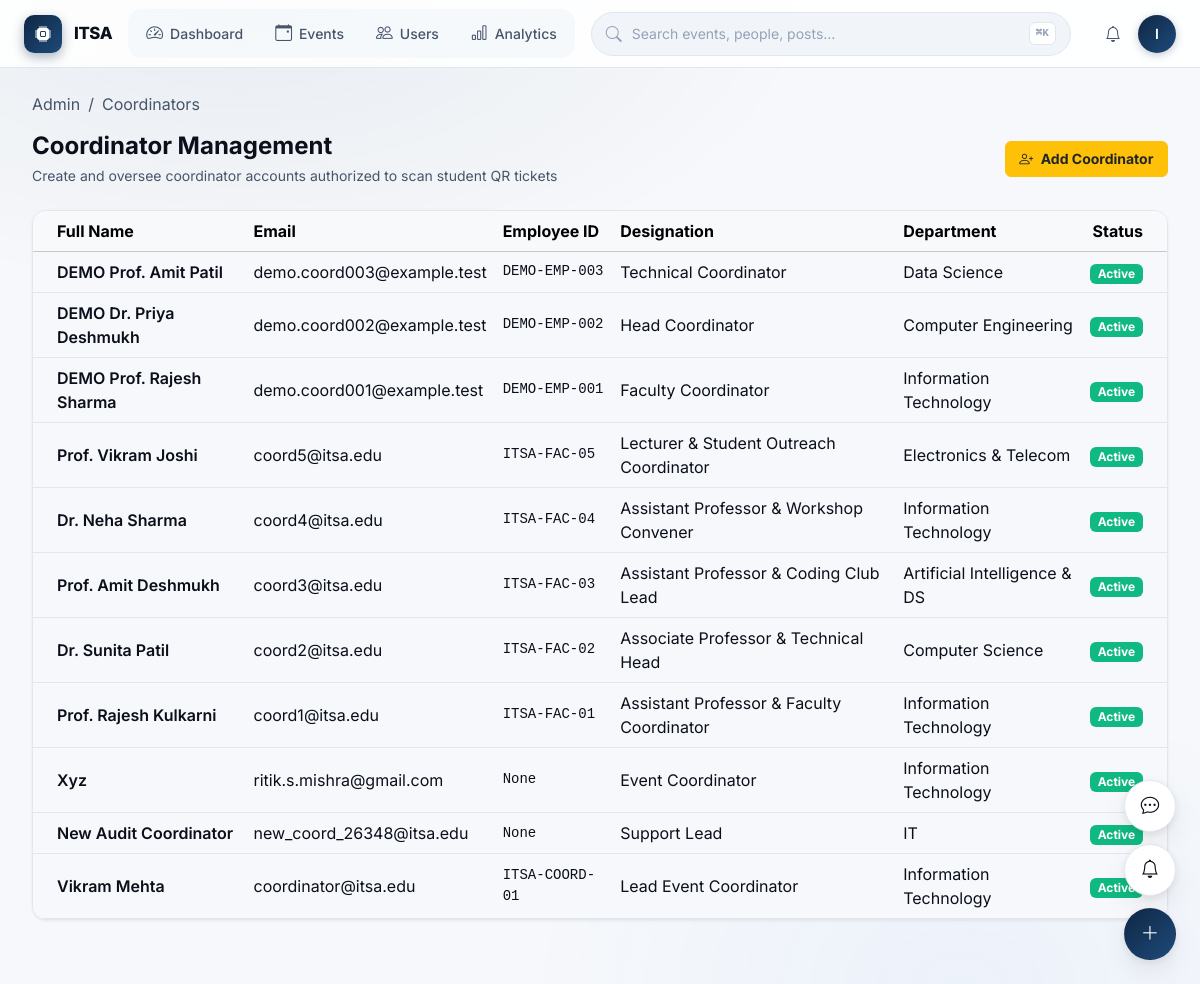
Page /admin/coordinators (signed in) on the committed database.
### app/models/user.py (models this page shows, shortened)
class User(UserMixin, db.Model):
    __tablename__ = 'users'
    id = db.Column(db.Integer, primary_key=True, autoincrement=True)
    email = db.Column(db.String(255), unique=True, nullable=False, index=True)
    password_hash = db.Column(db.String(255), nullable=False)
    full_name = db.Column(db.String(100), nullable=False)
    role = db.Column(db.Enum('STUDENT', 'COORDINATOR', 'ADMIN', name='user_roles'), default='STUDENT', nullable=False, index=True)
    is_active = db.Column(db.Boolean, default=True, nullable=False, index=True)
    is_suspended = db.Column(db.Boolean, default=False, nullable=False)
    profile_image = db.Column(db.String(255), nullable=True)
    created_at = db.Column(db.DateTime, default=datetime.utcnow, nullable=False)
    updated_at = db.Column(db.DateTime, default=datetime.utcnow, onupdate=datetime.utcnow, nullable=False)
    student_profile = db.relationship('StudentProfile', backref='user', uselist=False, cascade='all, delete-orphan')
    coordinator_profile = db.relationship('CoordinatorProfile', backref='user', uselist=False, cascade='all, delete-orphan')
    registrations = db.relationship('EventRegistration', backref='user', lazy='dynamic', cascade='all, delete-orphan')
    attendance_records = db.relationship('Attendance', foreign_keys='Attendance.user_id', backref='student', lazy='dynamic')
    scanned_attendances = db.relationship('Attendance', foreign_keys='Attendance.scanned_by', backref='coordinator', lazy='dynamic')
    certificates = db.relationship('Certificate', backref='user', lazy='dynamic', cascade='all, delete-orphan')
    feedback_submissions = db.relationship('Feedback', backref='user', lazy='dynamic', cascade='all, delete-orphan')
    posts = db.relationship('Post', backref='author', lazy='dynamic', cascade='all, delete-orphan')
    comments = db.relationship('Comment', backref='author', lazy='dynamic', cascade='all, delete-orphan')
    reactions = db.relationship('PostReaction', backref='user', lazy='dynamic', cascade='all, delete-orphan')
    saved_posts = db.relationship('SavedPost', backref='user', lazy='dynamic', cascade='all, delete-orphan')
    notifications = db.relationship('Notification', foreign_keys='Notification.user_id', backref='recipient', lazy='dynamic', cascade='all, delete-orphan')
    points_transactions = db.relationship('ItsaPoints', foreign_keys='ItsaPoints.user_id', backref='user', lazy='dynamic', cascade='all, delete-orphan')
    created_events = db.relationship('Event', backref='creator', lazy='dynamic')

class CoordinatorProfile(db.Model):
    __tablename__ = 'coordinator_profiles'
    id = db.Column(db.Integer, primary_key=True, autoincrement=True)
    user_id = db.Column(db.Integer, db.ForeignKey('users.id', ondelete='CASCADE'), unique=True, nullable=False)
    employee_id = db.Column(db.String(50), nullable=True)
    designation = db.Column(db.String(100), nullable=True)
    department = db.Column(db.String(100), nullable=True)
    phone = db.Column(db.String(20), nullable=True)
    created_at = db.Column(db.DateTime, default=datetime.utcnow, nullable=False)
    updated_at = db.Column(db.DateTime, default=datetime.utcnow, onupdate=datetime.utcnow, nullable=False)

### app/routes/pages.py (the view)
@pages_bp.route('/admin/coordinators')
@admin_required
def admin_coordinators():
    coordinators = User.query.filter_by(role='COORDINATOR').order_by(User.created_at.desc()).all()
    return render_template('admin/coordinators.html', coordinators=coordinators, active_page='users')

### app/templates/admin/coordinators.html (shortened to what this page needs)
{% extends "admin/base_admin.html" %}
{% block breadcrumbs %}
<li class="breadcrumb-item active">Coordinators</li>
{% endblock %}
{% block admin_content %}
<div class="d-flex justify-content-between align-items-center mb-4 flex-wrap gap-2">
    <div>
        <h4 class="fw-bold mb-1">Coordinator Management</h4>
        <p class="text-muted small mb-0">Create and oversee coordinator accounts authorized to scan student QR tickets</p>
    </div>
    <button class="btn btn-warning text-dark fw-bold btn-sm" data-bs-toggle="modal" data-bs-target="#createCoordModal">
        <i class="bi bi-person-plus me-1"></i> Add Coordinator
    </button>
</div>
<div class="card card-itsa overflow-hidden shadow-sm">
    <div class="table-responsive">
        <table class="table table-hover align-middle mb-0">
            <thead class="table-light">
                <tr>
                    <th class="ps-4">Full Name</th>
                    <th>Email</th>
                    <th>Employee ID</th>
                    <th>Designation</th>
                    <th>Department</th>
                    <th class="text-end pe-4">Status</th>
                </tr>
            </thead>
            <tbody>
                {% for c in coordinators %}
                <tr>
                    <td class="ps-4 fw-semibold">{{ c.full_name }}</td>
                    <td>{{ c.email }}</td>
                    <td class="font-monospace small">{{ c.coordinator_profile.employee_id if c.coordinator_profile else '-' }}</td>
                    <td>{{ c.coordinator_profile.designation if c.coordinator_profile else 'Coordinator' }}</td>
                    <td>{{ c.coordinator_profile.department if c.coordinator_profile else 'ITSA' }}</td>
                    <td class="text-end pe-4">
                        <span class="badge bg-success">Active</span>
                    </td>
                </tr>
                {% endfor %}
            </tbody>
        </table>
    </div>
</div>
{% endblock %}

### app/templates/partials/command-bar.html (shortened to what this page needs)
<header id="app-command-bar" role="banner">
  <a href="{% if current_user.role == 'ADMIN' %}{{ url_for('pages.admin_dashboard') }}{% elif current_user.role == 'COORDINATOR' %}{{ url_for('pages.coordinator_dashboard') }}{% else %}{{ url_for('pages.student_dashboard') }}{% endif %}" class="cmd-brand">
    <span class="cmd-brand-logo"><i class="bi bi-cpu-fill"></i></span>
    <span class="cmd-brand-text">ITSA</span>
  </a>
  <nav class="cmd-nav" aria-label="Primary">
    {% if current_user.role == 'ADMIN' %}
      <a href="{{ url_for('pages.admin_dashboard') }}"
         class="cmd-nav-link {% if request.endpoint == 'pages.admin_dashboard' %}active{% endif %}">
        <i class="bi bi-speedometer2"></i> Dashboard
      </a>
      <a href="{{ url_for('pages.admin_events') }}"
         class="cmd-nav-link {% if request.endpoint == 'pages.admin_events' %}active{% endif %}">
        <i class="bi bi-calendar-event"></i> Events
      </a>
      <a href="{{ url_for('pages.admin_users') }}"
         class="cmd-nav-link {% if request.endpoint == 'pages.admin_users' %}active{% endif %}">
        <i class="bi bi-people"></i> Users
      </a>
      <a href="{{ url_for('pages.admin_analytics') }}"
         class="cmd-nav-link {% if request.endpoint == 'pages.admin_analytics' %}active{% endif %}">
        <i class="bi bi-bar-chart"></i> Analytics
      </a>
    {% endif %}
  </nav>
  <button class="cmd-search" type="button" aria-label="Open command palette" data-cmd-palette-open>
    <i class="bi bi-search cmd-search-icon"></i>
    <span class="cmd-search-placeholder">Search events, people, posts…</span>
    <kbd class="cmd-search-kbd">⌘K</kbd>
  </button>
  <div class="cmd-actions">
    <a href="{{ url_for('pages.notifications_page') }}"
       class="cmd-icon-btn always-show"
       aria-label="Notifications"
       data-itsa-notifications>
      <i class="bi bi-bell"></i>
    </a>
    <div class="cmd-user-menu" id="cmd-user-menu">
      <button class="cmd-avatar-btn" aria-label="Account menu" type="button" id="cmd-user-toggle">
        {{ current_user.full_name[0]|upper if current_user.full_name else 'U' }}
      </button>
    </div>
  </div>
</header>

### app/static/css/components.css (style rules this page uses)
.btn-sm { padding: 0.4rem 0.85rem; font-size: 0.875rem; border-radius: var(--radius-sm); }

### app/static/css/main.css (style rules this page uses)
:root { --itsa-primary: var(--brand-500); --itsa-primary-dark: var(--brand-600); --itsa-primary-soft: var(--brand-50); --itsa-gold: #fbbf24; --itsa-gold-dark: #f59e0b; --itsa-gold-gradient: linear-gradient(135deg, #fbbf24 0%, #d97706 100%); --itsa-success: var(--success-solid); --itsa-danger: var(--danger-solid); --itsa-dark: var(--text-primary); --itsa-muted: var(--text-muted); --itsa-light-bg: var(--surface-canvas); --itsa-card-bg: var(--surface-card); --itsa-border: var(--border-subtle); --itsa-glass: var(--surface-glass); --itsa-glass-strong: var(--surface-glass-strong); --itsa-overlay: var(--surface-overlay); --itsa-glow: var(--shadow-glow); --itsa-glow-sm: var(--shadow-glow-sm); }
body { font-family: var(--font-sans); background-color: var(--surface-canvas); color: var(--text-primary); min-height: 100vh; display: flex; flex-direction: column; -webkit-font-smoothing: antialiased; -moz-osx-font-smoothing: grayscale; }
.card-itsa { border: 1px solid var(--border-subtle); border-radius: var(--radius-lg); background-color: var(--surface-card); color: var(--text-primary); box-shadow: 0 1px 2px rgba(0, 0, 0, 0.03), 0 1px 3px rgba(0, 0, 0, 0.04); transition: transform var(--dur-base) var(--ease-spring), box-shadow var(--dur-base), border-color var(--dur-base); }

### rows in the picture
User: full_name "I"
User: full_name "DEMO Prof. Amit Patil", email "demo.coord003@example.test", coordinator_profile "DEMO-EMP-003", coordinator_profile "Technical Coordinator", coordinator_profile "Data Science"
User: full_name "DEMO Dr. Priya Deshmukh", email "demo.coord002@example.test", coordinator_profile "DEMO-EMP-002", coordinator_profile "Head Coordinator", coordinator_profile "Computer Engineering"
User: full_name "DEMO Prof. Rajesh Sharma", email "demo.coord001@example.test", coordinator_profile "DEMO-EMP-001", coordinator_profile "Faculty Coordinator", coordinator_profile "Information Technology"
User: full_name "Prof. Vikram Joshi", email "coord5@itsa.edu", coordinator_profile "ITSA-FAC-05", coordinator_profile "Lecturer & Student Outreach Coordinator", coordinator_profile "Electronics & Telecom"
User: full_name "Dr. Neha Sharma", email "coord4@itsa.edu", coordinator_profile "ITSA-FAC-04", coordinator_profile "Assistant Professor & Workshop Convener", coordinator_profile "Information Technology"
User: full_name "Prof. Amit Deshmukh", email "coord3@itsa.edu", coordinator_profile "ITSA-FAC-03", coordinator_profile "Assistant Professor & Coding Club Lead", coordinator_profile "Artificial Intelligence & DS"
User: full_name "Dr. Sunita Patil", email "coord2@itsa.edu", coordinator_profile "ITSA-FAC-02", coordinator_profile "Associate Professor & Technical Head", coordinator_profile "Computer Science"
User: full_name "Prof. Rajesh Kulkarni", email "coord1@itsa.edu", coordinator_profile "ITSA-FAC-01", coordinator_profile "Assistant Professor & Faculty Coordinator", coordinator_profile "Information Technology"
User: full_name "Xyz", email "ritik.s.mishra@gmail.com", coordinator_profile "None", coordinator_profile "Event Coordinator", coordinator_profile "Information Technology"
User: full_name "New Audit Coordinator", email "new_coord_26348@itsa.edu", coordinator_profile "None", coordinator_profile "Support Lead", coordinator_profile "IT"
User: full_name "Vikram Mehta", email "coordinator@itsa.edu", coordinator_profile "ITSA-COORD-01", coordinator_profile "Lead Event Coordinator", coordinator_profile "Information Technology"
